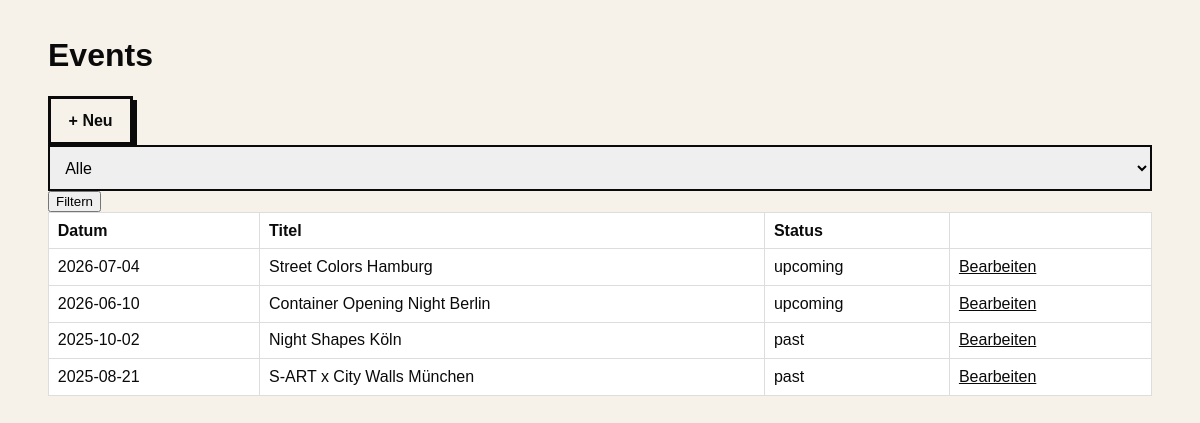
The page /admin/events.php on the database its author committed.
### tables this page shows
CREATE TABLE IF NOT EXISTS events (
  id INT UNSIGNED AUTO_INCREMENT PRIMARY KEY,
  title VARCHAR(255) NOT NULL,
  slug VARCHAR(255) UNIQUE,
  event_date DATE NOT NULL,
  event_time TIME NULL,
  city VARCHAR(255) NOT NULL,
  location_name VARCHAR(255) NOT NULL,
  address VARCHAR(255) NULL,
  description_short TEXT NOT NULL,
  description_long TEXT NOT NULL,
  image_path VARCHAR(500) NULL,
  status ENUM('upcoming','past','draft') DEFAULT 'draft',
  is_featured TINYINT(1) DEFAULT 0,
  created_at DATETIME DEFAULT CURRENT_TIMESTAMP,
  updated_at DATETIME DEFAULT CURRENT_TIMESTAMP ON UPDATE CURRENT_TIMESTAMP
);

### includes/functions.php (called while the page is built, shortened)
<?php
require_once __DIR__ . '/../config/database.php';
function e(?string $value): string
{
    return htmlspecialchars((string) $value, ENT_QUOTES, 'UTF-8');
}
function fetchAll(string $sql, array $params = []): array
{
    global $pdo;
    $stmt = $pdo->prepare($sql);
    $stmt->execute($params);
    return $stmt->fetchAll();
}

### admin/events.php (the view, shortened to what this page needs)
<?php
require __DIR__ . '/../includes/functions.php';
$sql = 'SELECT * FROM events';
$params = [];
$sql .= ' ORDER BY event_date DESC';
$rows = fetchAll($sql, $params);
?><!doctype html><html lang="de"><head><meta charset="utf-8"><link rel="stylesheet" href="/assets/css/style.css"><title>Admin Events</title></head><body class="admin"><div class="container"><h1>Events</h1><a class="btn" href="/admin/event-edit.php">+ Neu</a><form method="get"><select name="status"><option value="">Alle</option><option value="upcoming">upcoming</option><option value="past">past</option><option value="draft">draft</option></select><button>Filtern</button></form><table class="admin-table"><tr><th>Datum</th><th>Titel</th><th>Status</th><th></th></tr><?php foreach($rows as $r): ?><tr><td><?= e($r['event_date']) ?></td><td><?= e($r['title']) ?></td><td><?= e($r['status']) ?></td><td><a href="/admin/event-edit.php?id=<?= (int)$r['id'] ?>">Bearbeiten</a></td></tr><?php endforeach; ?></table></div></body></html>

### assets/css/style.css (style rules this page uses)
:root { --cream:#fdf9f2;--ink:#0a0a0a;--ink-soft:#1a1a1a;--pink:#ff2d87;--yellow:#ffd600;--blue:#1e3fff;--muted:#7a7268;--line:rgba(10,10,10,.12) }
* { box-sizing:border-box }
body { margin:0;font-family:'Manrope',sans-serif;background:var(--cream);color:var(--ink) }
a { color:inherit }
.container { width:min(1120px,92vw);margin:auto }
.btn { display:inline-block;padding:.8rem 1.1rem;border:3px solid var(--ink);font-weight:800;text-decoration:none;box-shadow:4px 4px 0 var(--ink) }
.newsletter-box input,.newsletter-box textarea,.admin input,.admin textarea,.admin select { width:100%;padding:.7rem;border:2px solid var(--ink);font:inherit }
.admin { background:#f6f2ea }
.admin .container { padding:1rem 0 }
.admin-table { width:100%;border-collapse:collapse;background:#fff }
.admin-table td,.admin-table th { border:1px solid #ddd;padding:.55rem;text-align:left }

### rows shown on the page
events: event_date "2026-07-04", title "Street Colors Hamburg", status "upcoming"
events: event_date "2026-06-10", title "Container Opening Night Berlin", status "upcoming"
events: event_date "2025-10-02", title "Night Shapes Köln", status "past"
events: event_date "2025-08-21", title "S-ART x City Walls München", status "past"
